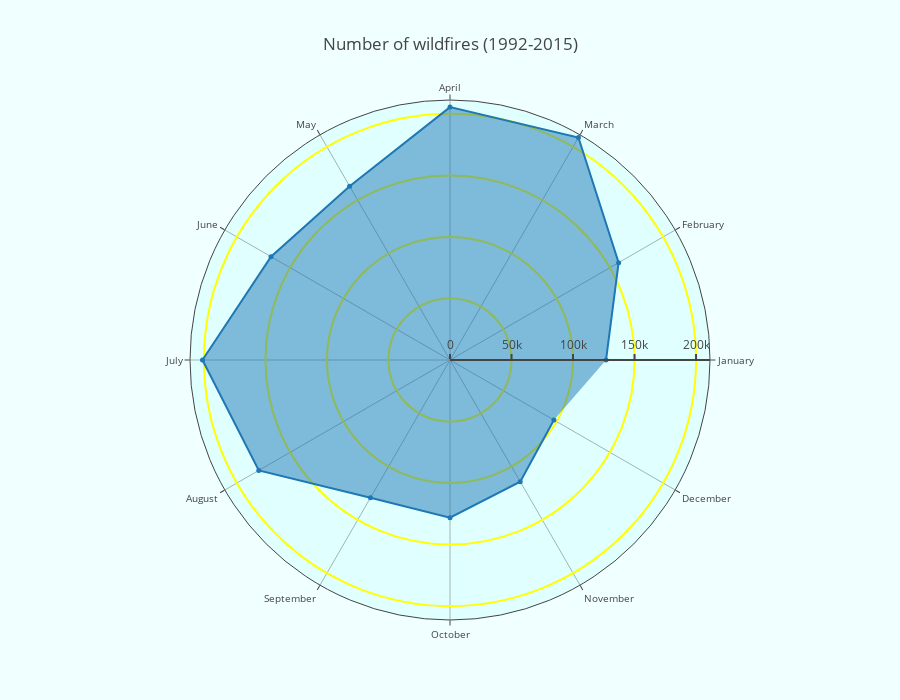

Source (notebook cell):
### Code cell
months_df = pd.DataFrame(months)
months_df_freq = pd.DataFrame(months_df[0].value_counts())
months_df_freq['year'] = months_df_freq.index
months_df_freq['year'] = pd.to_numeric(months_df_freq['year'])
months_df_freq.sort_values(by=['year'], inplace = True)
months_df_freq['year'] = months_df_freq['year'].map({1:'January',
                          2:'February',
                          3:'March',
                          4:'April',
                          5:'May',
                          6:'June',
                          7:'July',
                          8:'August',
                          9:'September',
                          10:'October',
                          11:'November',
                          12:'December'})


trace1 = go.Scatterpolar(r = months_df_freq[0].values.tolist(),
                             theta = months_df_freq['year'].tolist(),
                             fill  = "toself",name = "Number of wildfires - 1992 to 2015",
                             mode = "markers+lines",
                             marker = dict(size = 5)
                            )

layout = go.Layout(dict(polar = dict(radialaxis = dict(visible = True,
                                                           side = "counterclockwise",
                                                           showline = True,
                                                           linewidth = 2,
                                                           tickwidth = 2,
                                                           gridcolor = "yellow",
                                                           gridwidth = 2),
                                         angularaxis = dict(tickfont = dict(size = 10),
                                                            layer = "below traces"
                                                           ),
                                         bgcolor  = "lightcyan",
                                        ),
                            paper_bgcolor = "azure",
                            title = "Number of wildfires (1992-2015)",height = 700))

fig = go.Figure(data=[trace1], layout=layout)
py.iplot(fig)

### Figure 1 — Plotly figure (JSON) as saved in the notebook; plotly's stock layout.template omitted (floating-point values rounded to 4 significant figures)
{"data": [{"fill": "toself", "marker": {"size": 5}, "mode": "markers+lines", "name": "Number of wildfires - 1992 to 2015", "r": [126822, 158263, 208795, 205576, 163170, 168026, 201187, 179465, 129299, 128184, 114164, 97514], "theta": ["January", "February", "March", "April", "May", "June", "July", "August", "September", "October", "November", "December"], "type": "scatterpolar", "uid": "5c5691b4-0b51-42ed-9bc7-039dbb08479e"}], "layout": {"height": 700, "paper_bgcolor": "azure", "polar": {"angularaxis": {"layer": "below traces", "tickfont": {"size": 10}}, "bgcolor": "lightcyan", "radialaxis": {"gridcolor": "yellow", "gridwidth": 2, "linewidth": 2, "showline": true, "side": "counterclockwise", "tickwidth": 2, "visible": true}}, "title": {"text": "Number of wildfires (1992-2015)"}}}
